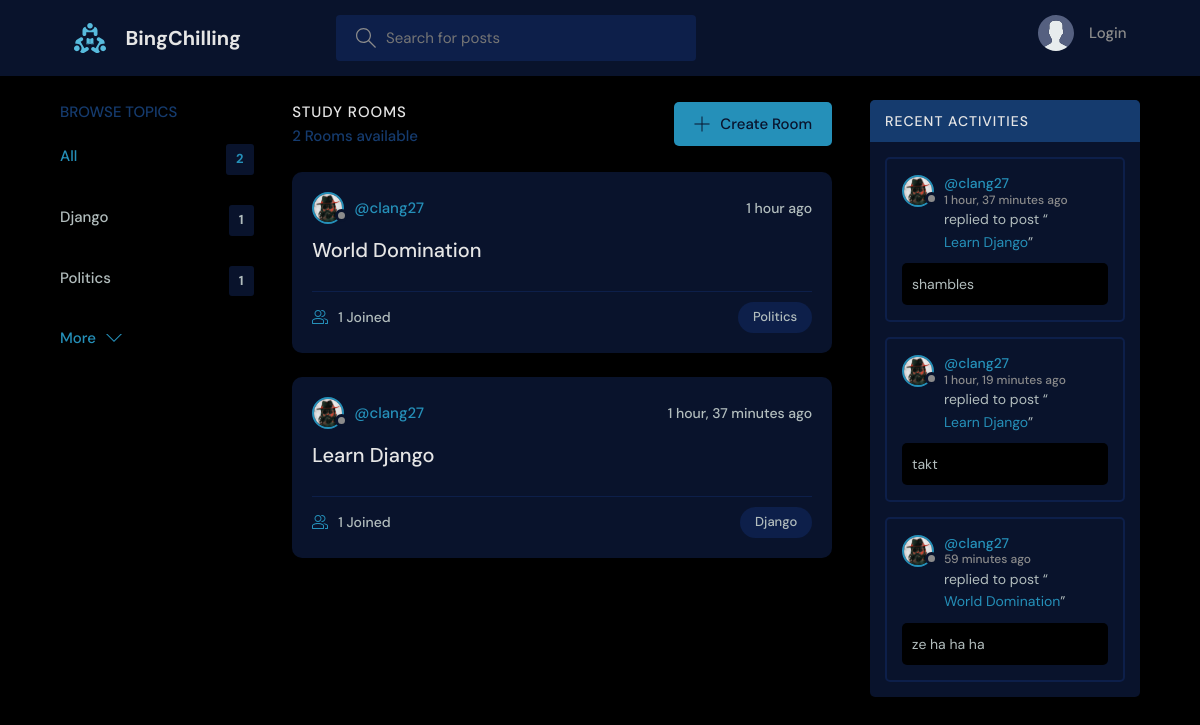
The page / on the database its author committed.
### base/models.py (models this page shows, shortened)
class Topic(models.Model):
    name = models.CharField(max_length=200)

class Room(models.Model):
    host = models.ForeignKey(User, on_delete=models.SET_NULL, null=True)
    topic = models.ForeignKey(Topic, on_delete=models.SET_NULL, null=True)
    name = models.CharField(max_length=200)
    description = models.TextField(null=True, blank=True)
    participants = models.ManyToManyField(
        User, related_name='participants', blank=True)
    updated = models.DateTimeField(auto_now=True)
    created = models.DateTimeField(auto_now_add=True)
    class Meta:
        ordering = ['-updated', '-created']
    def __str__(self):
        return self.name

class User(AbstractUser):
    name = models.CharField(max_length=200, null=True)
    email = models.EmailField(unique=True, null=True)
    bio = models.TextField(null=True)
    avatar = models.ImageField(null=True, default="avatar.svg")
    USERNAME_FIELD = 'email'
    REQUIRED_FIELDS = ['username',]

class Message(models.Model):
    user = models.ForeignKey(User, on_delete=models.CASCADE)
    room = models.ForeignKey(Room, on_delete=models.CASCADE)
    body = models.TextField()
    updated = models.DateTimeField(auto_now=True)
    created = models.DateTimeField(auto_now_add=True)
    class Meta:
        ordering = ['updated', 'created']

### base/views.py (the view)
# urls.py: path('', views.home, name="home"),
def home(request):
    q = request.GET.get('q') if request.GET.get('q') != None else ''
    rooms = Room.objects.filter(
        Q(topic__name__icontains=q) |
        Q(name__icontains=q) |
        Q(description__icontains=q)
    )
    topics = Topic.objects.all()[0:5]
    room_count = rooms.count()
    room_messages = Message.objects.filter(
        Q(room__topic__name__icontains=q))[0:3]
    context = {'rooms': rooms, 'topics': topics,
               'room_count': room_count, 'room_messages': room_messages}
    return render(request, 'base/home.html', context)

### base/templates/base/home.html (shortened to what this page needs)
{% extends 'main.html' %}
{% block content %}
<main class="layout layout--3">
  <div class="container">
    {% include 'base/topics_component.html' %}
    <div class="roomList">
      <div class="roomList__header">
        <div>
          <h2>Study Rooms</h2>
          <p>{{room_count}} Rooms available</p>
        </div>
        <a class="btn btn--main" href="{% url 'create-room' %}">
          <svg version="1.1" xmlns="http://www.w3.org/2000/svg" width="32" height="32" viewBox="0 0 32 32">
            <title>add</title>
            <path
              d="M16.943 0.943h-1.885v14.115h-14.115v1.885h14.115v14.115h1.885v-14.115h14.115v-1.885h-14.115v-14.115z">
            </path>
          </svg>
          Create Room
        </a>
      </div>
      {% include 'base/feed_component.html' %}
    </div>
    {% include 'base/activity_component.html' %}
  </div>
</main>
{% endblock %}

### base/templates/base/topics_component.html
<div class="topics">
    <div class="topics__header">
        <h2>Browse Topics</h2>
    </div>
    <ul class="topics__list">
        <li>
            <a href="{% url 'home' %}" class="active">All <span>{{topics.count}}</span></a>
        </li>
        {% for topic in topics %}
        <li>
            <a href="{% url 'home' %}?q={{topic.name}}">{{topic.name}}<span>{{topic.room_set.all.count}}</span></a>
        </li>
        {% endfor %}
    </ul>
    <a class="btn btn--link" href="{% url 'topics' %}">
        More
        <svg version="1.1" xmlns="http://www.w3.org/2000/svg" width="32" height="32" viewBox="0 0 32 32">
            <title>chevron-down</title>
            <path d="M16 21l-13-13h-3l16 16 16-16h-3l-13 13z"></path>
        </svg>
    </a>
</div>

### base/templates/base/feed_component.html (shortened to what this page needs)
{% for room in rooms %}
<div class="roomListRoom">
    <div class="roomListRoom__header">
        <a href="{% url 'user-profile' room.host.id %}" class="roomListRoom__author">
            <div class="avatar avatar--small">
                <img src="{{room.host.avatar.url}}" />
            </div>
            <span>@{{room.host.username}}</span>
        </a>
        <div class="roomListRoom__actions">
            <span>{{room.created|timesince}} ago</span>
        </div>
    </div>
    <div class="roomListRoom__content">
        <a href="{% url 'room' room.id %}">{{room.name}}</a>
    </div>
    <div class="roomListRoom__meta">
        <a href="{% url 'room' room.id %}" class="roomListRoom__joined">
            {{room.participants.all.count}} Joined
        </a>
        <p class="roomListRoom__topic">{{room.topic.name}}</p>
    </div>
</div>
{% endfor %}

### base/templates/base/activity_component.html (shortened to what this page needs)
<div class="activities">
    <div class="activities__header">
        <h2>Recent Activities</h2>
    </div>
    {% for message in room_messages %}
    <div class="activities__box">
        <div class="activities__boxHeader roomListRoom__header">
            <a href="{% url 'user-profile' message.user.id %}" class="roomListRoom__author">
                <div class="avatar avatar--small">
                    <img src="{{message.user.avatar.url}}" />
                </div>
                <p>
                    @{{message.user.username}}
                    <span>{{message.created|timesince}} ago</span>
                </p>
            </a>
        </div>
        <div class="activities__boxContent">
            <p>replied to post “<a href="{% url 'room' message.room.id %}">{{message.room}}</a>”</p>
            <div class="activities__boxRoomContent">{{message.body}}</div>
        </div>
    </div>
    {% endfor %}
</div>

### rows shown on the page
Topic: name "Django", room_set.all.count "1"
Topic: name "Politics", room_set.all.count "1"
Room: host.avatar (picture), host.username "clang27", created "1 hour", name "World Domination", participants.all.count "1", topic.name "Politics"
Room: host.avatar (picture), host.username "clang27", created "1 hour, 37 minutes", name "Learn Django", participants.all.count "1", topic.name "Django"
Message: user.avatar (picture), user.username "clang27", created "1 hour, 37 minutes", room "Learn Django", body "shambles"
Message: user.avatar (picture), user.username "clang27", created "1 hour, 19 minutes", room "Learn Django", body "takt"
Message: user.avatar (picture), user.username "clang27", created "59 minutes", room "World Domination", body "ze ha ha ha"

### other values the page prints
{{ topics.count }} "2"
{{ room_count }} "2"
